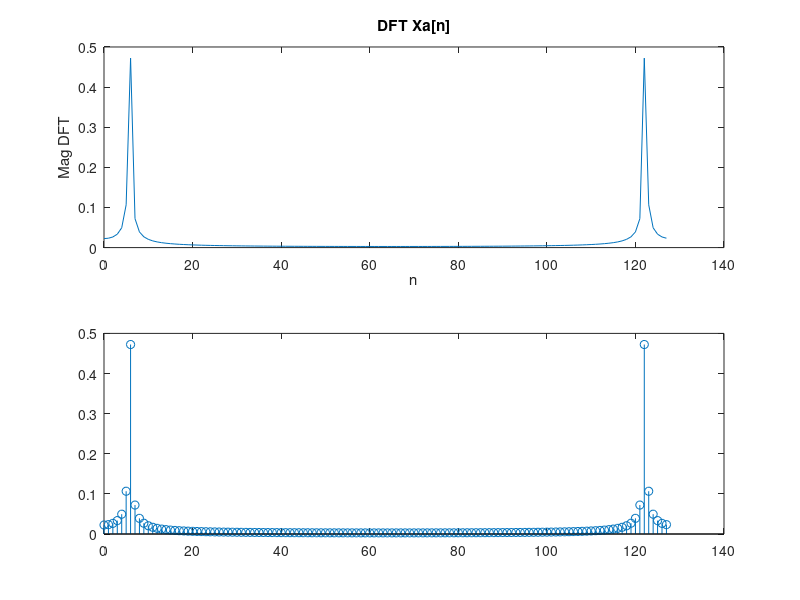
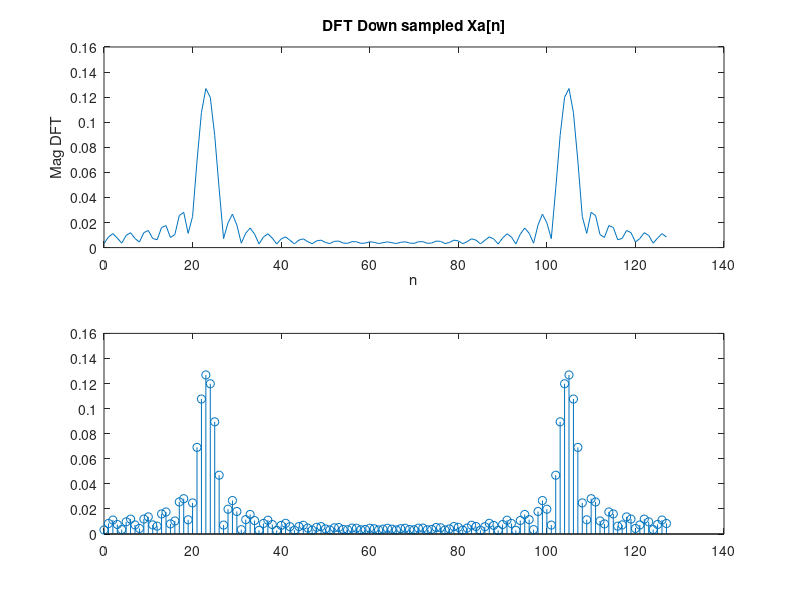

Write the MATLAB code that produced these figures, in order.
clear all;
close all;
m=4;
n=0:1:127;
xn=cos(n*pi/11);
Downxn=downsample(xn,m);
%w=-pi:2*pi/(length(n)-1):pi;
%figure;subplot(211);plot(n,xn);xlabel('n');ylabel('amp');title('X[n]');
%subplot(212);stem(n,xn);
%figure;subplot(211);plot([0:1:(length(n)/m)-1],Downxn);xlabel('n');ylabel('amp');title('X[n] Downsampled');
%subplot(212);stem([0:1:(length(n)/m)-1],Downxn);
%fftxn=fftshift(fft(xn),128);
fftxn=fft(xn,128);
fftDxn=fft(Downxn,128);
figure;subplot(211);plot(0:127,abs(fftxn)/128);title('DFT Xa[n]');xlabel('n');ylabel('Mag DFT');
subplot(212);stem(n,abs(fftxn)/128);

figure;subplot(211);plot(0:127,abs(fftDxn)/128);title('DFT Down sampled Xa[n]');xlabel('n');ylabel('Mag DFT');
subplot(212);stem(n,abs(fftDxn)/128);